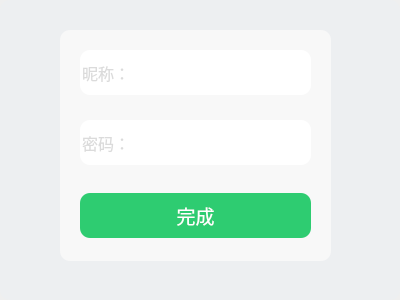
<?xml version="1.0" encoding="UTF-8"?>
<ui version="4.0">
 <class>Newreader</class>
 <widget class="QDialog" name="Newreader">
  <property name="geometry">
   <rect>
    <x>0</x>
    <y>0</y>
    <width>400</width>
    <height>300</height>
   </rect>
  </property>
  <property name="minimumSize">
   <size>
    <width>400</width>
    <height>300</height>
   </size>
  </property>
  <property name="maximumSize">
   <size>
    <width>400</width>
    <height>300</height>
   </size>
  </property>
  <property name="windowTitle">
   <string>新用户注册</string>
  </property>
  <widget class="QFrame" name="frame">
   <property name="geometry">
    <rect>
     <x>0</x>
     <y>0</y>
     <width>400</width>
     <height>300</height>
    </rect>
   </property>
   <property name="styleSheet">
    <string notr="true">border-radius:10px ;
background-color: rgb(237, 239, 241);</string>
   </property>
   <property name="frameShape">
    <enum>QFrame::Shape::StyledPanel</enum>
   </property>
   <property name="frameShadow">
    <enum>QFrame::Shadow::Raised</enum>
   </property>
   <widget class="QLabel" name="accout_pic">
    <property name="geometry">
     <rect>
      <x>260</x>
      <y>60</y>
      <width>21</width>
      <height>31</height>
     </rect>
    </property>
    <property name="styleSheet">
     <string notr="true">background-image: url(:/zhanghu.png);
background-color: rgb(255, 255, 255);</string>
    </property>
    <property name="text">
     <string/>
    </property>
   </widget>
   <widget class="QLabel" name="password_pic">
    <property name="geometry">
     <rect>
      <x>260</x>
      <y>127</y>
      <width>21</width>
      <height>31</height>
     </rect>
    </property>
    <property name="styleSheet">
     <string notr="true">background-image: url(:/mima.png);
background-color: rgb(255, 255, 255);</string>
    </property>
    <property name="text">
     <string/>
    </property>
   </widget>
   <widget class="QLineEdit" name="lineEdit_2">
    <property name="geometry">
     <rect>
      <x>80</x>
      <y>50</y>
      <width>231</width>
      <height>45</height>
     </rect>
    </property>
    <property name="font">
     <font>
      <pointsize>12</pointsize>
     </font>
    </property>
    <property name="styleSheet">
     <string notr="true">border-radius:10px ;
color: rgb(183, 183, 183);
background-color: rgb(255, 255, 255);</string>
    </property>
    <property name="echoMode">
     <enum>QLineEdit::EchoMode::Normal</enum>
    </property>
    <property name="placeholderText">
     <string>昵称：</string>
    </property>
   </widget>
   <widget class="QLineEdit" name="lineEdit">
    <property name="geometry">
     <rect>
      <x>80</x>
      <y>120</y>
      <width>231</width>
      <height>45</height>
     </rect>
    </property>
    <property name="font">
     <font>
      <pointsize>12</pointsize>
     </font>
    </property>
    <property name="styleSheet">
     <string notr="true">border-radius:10px ;
color: rgb(183, 183, 183);
background-color: rgb(255, 255, 255);</string>
    </property>
    <property name="echoMode">
     <enum>QLineEdit::EchoMode::Password</enum>
    </property>
    <property name="placeholderText">
     <string>密码：</string>
    </property>
   </widget>
   <widget class="QPushButton" name="pushButton_2">
    <property name="geometry">
     <rect>
      <x>80</x>
      <y>193</y>
      <width>231</width>
      <height>45</height>
     </rect>
    </property>
    <property name="minimumSize">
     <size>
      <width>70</width>
      <height>20</height>
     </size>
    </property>
    <property name="font">
     <font>
      <pointsize>14</pointsize>
     </font>
    </property>
    <property name="styleSheet">
     <string notr="true">background-color: rgb(46, 204, 113);
color: rgb(255, 255, 255);</string>
    </property>
    <property name="text">
     <string>完成</string>
    </property>
   </widget>
   <widget class="QLabel" name="label">
    <property name="geometry">
     <rect>
      <x>60</x>
      <y>30</y>
      <width>271</width>
      <height>231</height>
     </rect>
    </property>
    <property name="styleSheet">
     <string notr="true">border-radius:10px ;
background-color: rgb(248, 248, 248);</string>
    </property>
    <property name="text">
     <string/>
    </property>
   </widget>
   <zorder>label</zorder>
   <zorder>lineEdit</zorder>
   <zorder>password_pic</zorder>
   <zorder>lineEdit_2</zorder>
   <zorder>accout_pic</zorder>
   <zorder>pushButton_2</zorder>
  </widget>
 </widget>
 <resources/>
 <connections/>
</ui>
